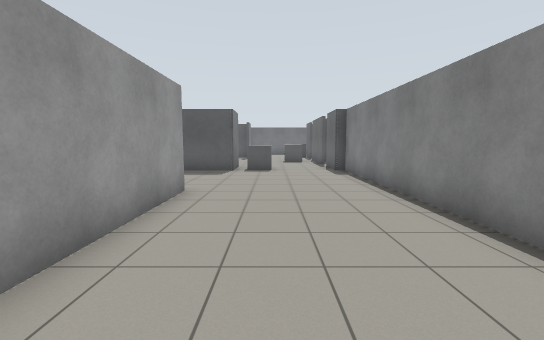
View 1 (above)

17 first-person views from a walk through a world built for the Gazebo simulator. The camera is 1.2 m above the floor, tilts 6° down and sees 90° across. The floor is counted in squares, 1 m on a side. Each view is taken from the middle of a square. On the plan, view 1 faces up. The plan holds only what a view shows up to about 12 squares ahead; the rest is blank.

View 2
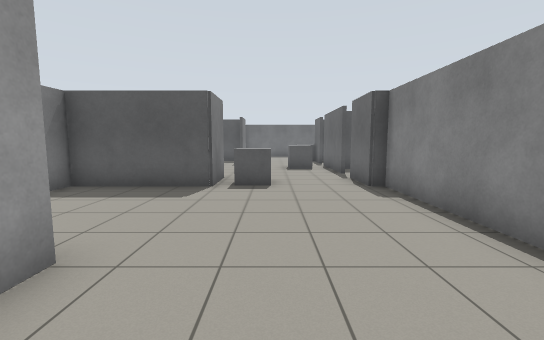

View 3
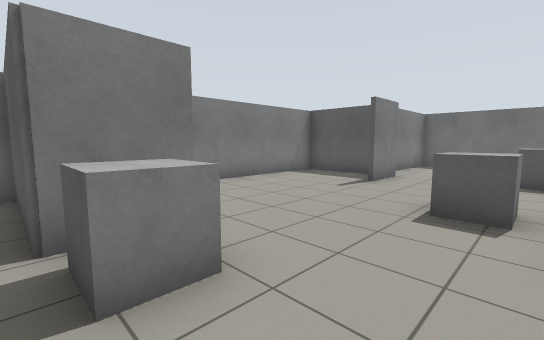

View 4
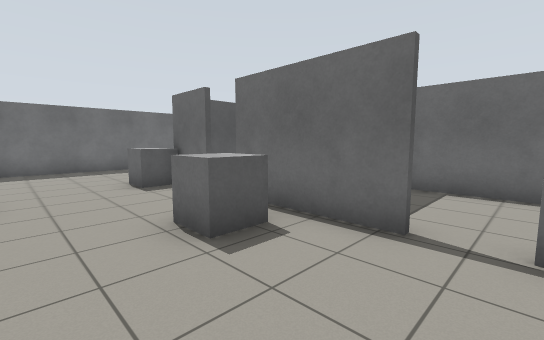

View 5
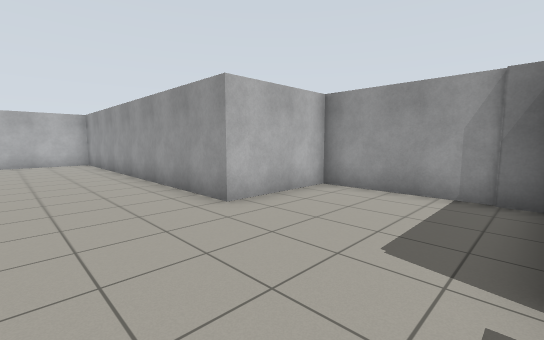

View 6
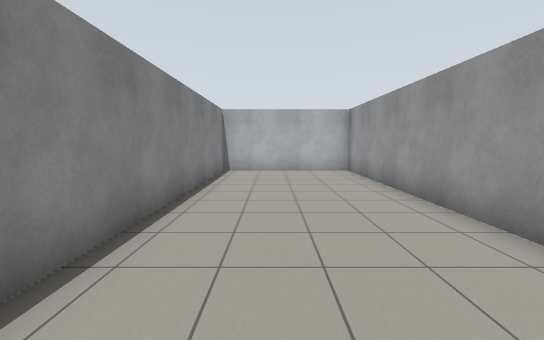

View 7
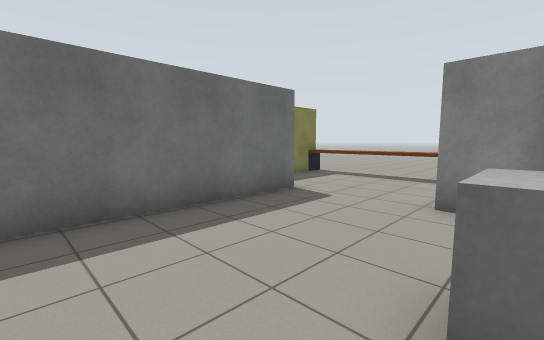

View 8
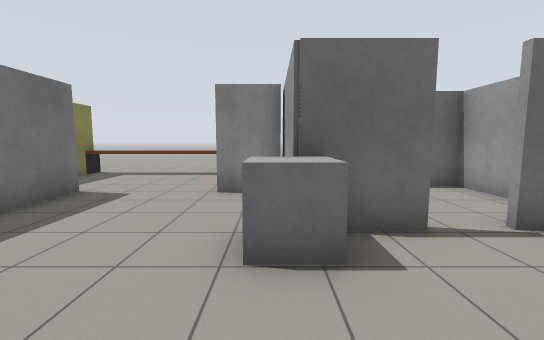

View 9
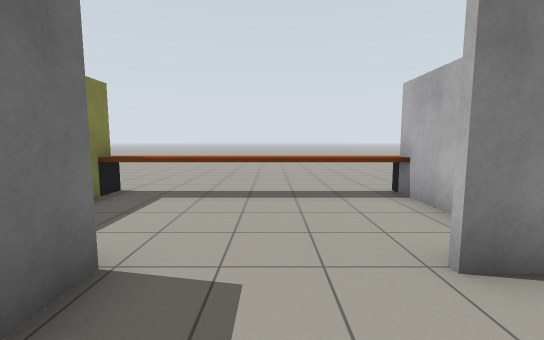

View 10
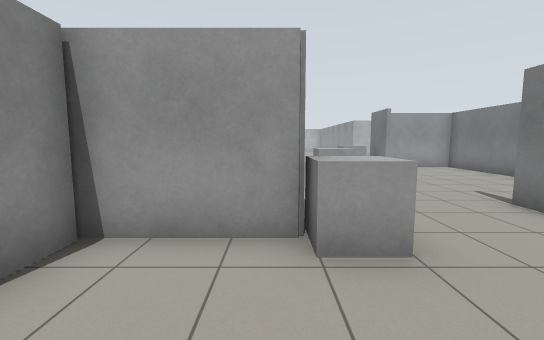

View 11
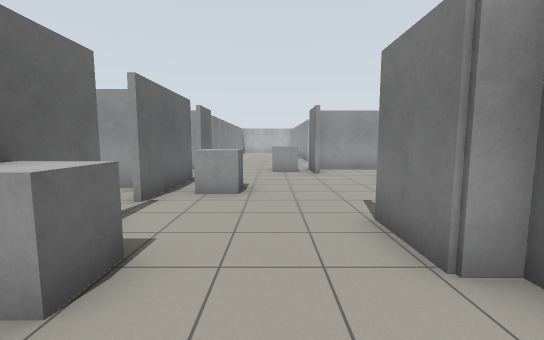

View 12
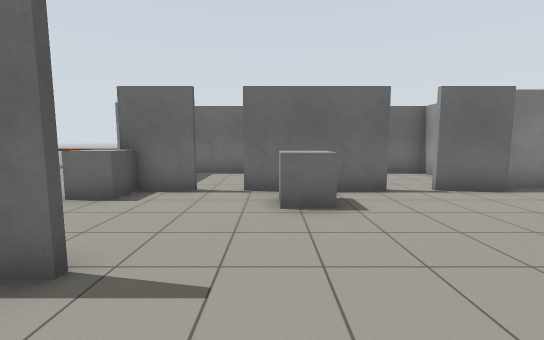

View 13
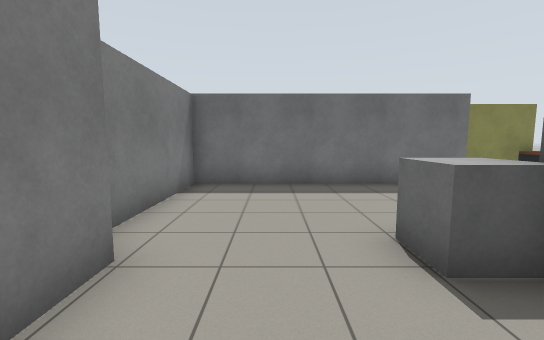

View 14
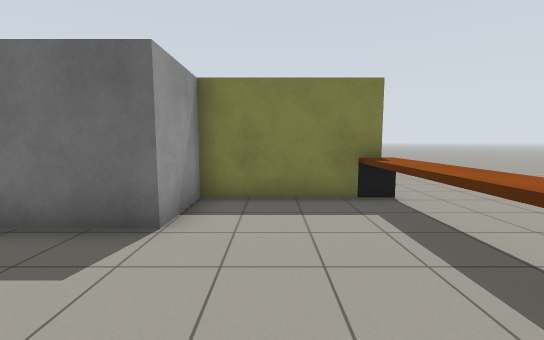

View 15
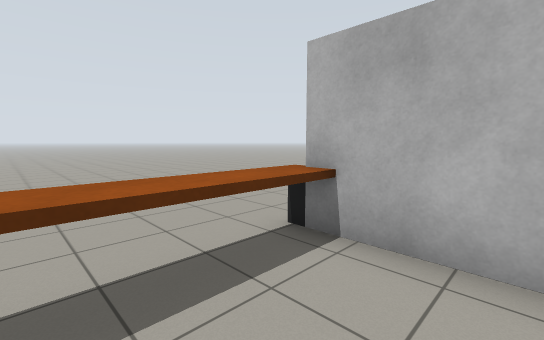

View 16
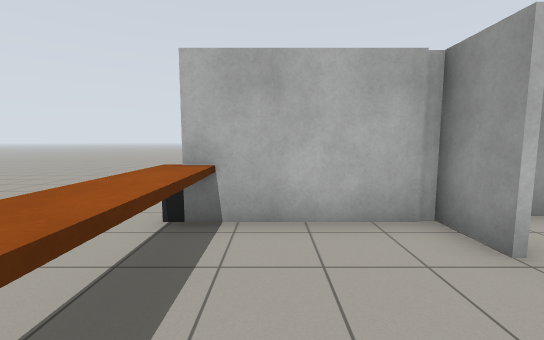

View 17
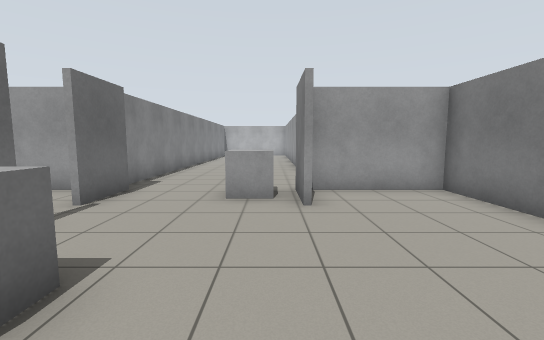

### Floor plan
Points are (right, up) in squares from view 1. A wall is a line through its corners. A room is listed if a view was taken in it or the views show most of it. See-through windows are left out.
Room 1 (views 1, 2, 3, 4, 5, 6, 7, 8, 9, 10, 11, 12, 13, 14, 15, 16, 17)
walls: (2.6, 14.1) (2.6, 17.8); (-1.6, 13) (-1.6, 11.2) (-4.5, 11.2); (2.6, 11.2) (2.6, 13); (2.6, 18.9) (2.6, 20.7) (5.6, 20.7); (-1.7, 18.9) (-1.7, 19.4); (-4.5, 11.3) (-2, 11.3); (-1.6, 20.7) (-1.6, 18.9); (-5.5, 10.5) (-5.5, 6.6) (-2.2, 6.6) (-2.2, -5.3) (3, -5.3) (3, 11.2); (-2.5, 20.6) (-5.3, 20.6) (-5.3, 11.8); (5.4, 20.7) (5.4, 22.4); (5.5, 22.4) (5.5, 21) (9.4, 21); (9.4, 27.7) (5.5, 27.7) (5.5, 25.6) (-2.2, 25.6) (-2.2, 20.7)
ways out: opening at (3, 18) to room 2; gap at (3, 13.5) to room 3
objects: grey box (-6, 11) to (-5, 11); grey box (-1, 12) to (0, 12); grey box (1, 16) to (2, 17); grey box (2, 21); table (9, 21) to (10, 28)
Room 2 (no view inside)
walls: (4.9, 20.6) (3.7, 20.6); (3.5, 16) (6.3, 16) (6.3, 19.9)
ways out: opening at (3, 18) to room 1
Room 3 (no view inside)
walls: (3, 11.3) (6.3, 11.3) (6.3, 15.4)
ways out: gap at (3, 13.5) to room 1

Where each view was taken, in squares from view 1:
view 1: 0 up, 0 right, facing up
view 2: 4 up, 0 right, facing up
view 3: 11 up, 2 right, facing up-left
view 4: 13 up, 1 left, facing up-right
view 5: 11 up, 1 right, facing down-left
view 6: 6 up, 1 right, facing down
view 7: 21 up, 0 right, facing up-right
view 8: 21 up, 1 left, facing right
view 9: 24 up, 3 right, facing right
view 10: 24 up, 3 right, facing down
view 11: 23 up, 0 right, facing down
view 12: 17 up, 4 left, facing right
view 13: 18 up, 0 right, facing up
view 14: 22 up, 7 right, facing up
view 15: 24 up, 7 right, facing down-right
view 16: 25 up, 8 right, facing down
view 17: 18 up, 1 left, facing down
